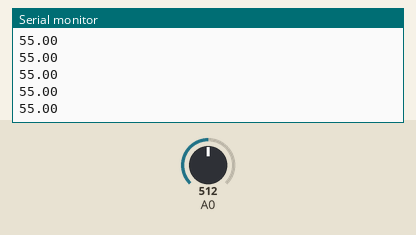
This sketch was run on a simulated Arduino Uno, built with avr-gcc and run on an emulated ATmega328P. On the bench: the last lines printed to the serial monitor. The test bench sets the inputs (shaded band); at power-on: A0 = 512.

Above: at 1.2 s.
1.3 s: A0 set to 716
At 1.31 s:
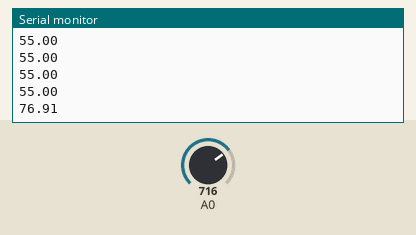
2.8 s: A0 set to 900
At 2.82 s:
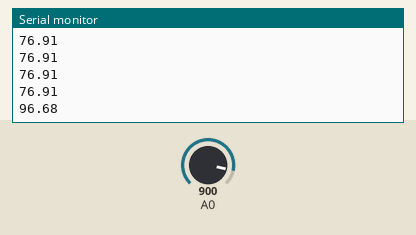
Timing chart, 0 to 5.8 s (numbered marks = the images above; inputs shaded):
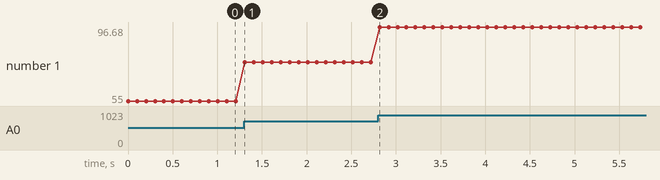

Measured:
- after the input at 1.3 s, the serial monitor: prints a new line at once (image 1)
- after the input at 2.8 s, the serial monitor: prints a new line at once (image 2)
- plotted number 1: 55 → 76.91 after the input at 1.3 s, 76.91 → 96.68 after the input at 2.8 s

The sketch:

tema7_sensor_temperatura.ino
```cpp
void setup() {
  Serial.begin(9600);
  analogReference(INTERNAL);
}

void loop() {
  float grados = ((analogRead(A0) * (float)1100)/ 1024) / 10;
  Serial.println(grados);
  delay(100);
}
```
